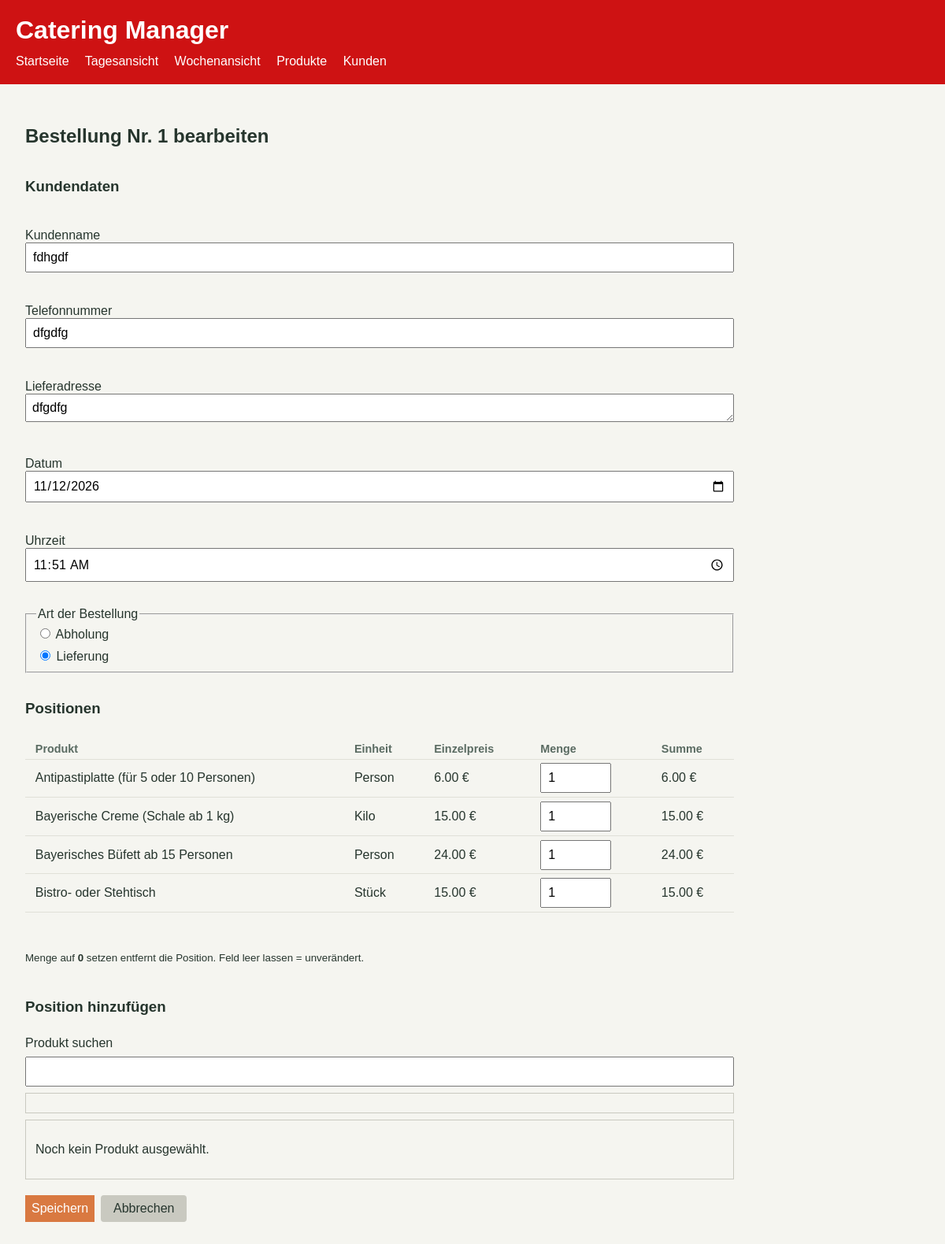
Screenshot of /bestellungen/1/bearbeiten with the database file from the repository.
### tables this page shows
CREATE TABLE orders (
  id INTEGER PRIMARY KEY,
  customer_name TEXT NOT NULL,
  customer_phone TEXT NOT NULL,
  delivery_address TEXT,
  order_date TEXT NOT NULL,
  order_time TEXT NOT NULL,
  fulfillment_type TEXT NOT NULL CHECK (fulfillment_type IN ('abholung', 'lieferung')),
  created_at TEXT NOT NULL DEFAULT CURRENT_TIMESTAMP
);

CREATE TABLE order_items (
  id INTEGER PRIMARY KEY,
  order_id INTEGER NOT NULL,
  product_id INTEGER NOT NULL,
  quantity INTEGER NOT NULL CHECK (quantity > 0),
  unit_price_cents INTEGER NOT NULL CHECK (unit_price_cents >= 0), bundle_id INTEGER,
  FOREIGN KEY (order_id) REFERENCES orders(id) ON DELETE CASCADE,
  FOREIGN KEY (product_id) REFERENCES products(id) ON DELETE RESTRICT
);

CREATE TABLE products (
  id INTEGER PRIMARY KEY,
  name TEXT NOT NULL,
  price_cents INTEGER NOT NULL CHECK (price_cents >= 0),
  unit TEXT NOT NULL DEFAULT 'Stück',
  tax_rate INTEGER NOT NULL CHECK (tax_rate IN (7, 19)) DEFAULT 19,
  active INTEGER NOT NULL DEFAULT 1
, category_id INTEGER REFERENCES categories(id), bundle_persons INTEGER);

### app.py (the view, shortened to what this page needs)
@app.route("/bestellungen/<int:order_id>/bearbeiten", methods=["GET", "POST"])
def order_bearbeiten(order_id):
    connection = connect_db()
    order = connection.execute(
        "SELECT * FROM orders WHERE id = ?", (order_id,)
    ).fetchone()
    if order is None:
        connection.close()
        return redirect(url_for("day_view"))
    items = lade_positionen(connection, order_id)
    products = connection.execute(
        "SELECT id, name, price_cents, unit FROM products "
        "WHERE active = 1 ORDER BY name"
    ).fetchall()
    def zeige_formular(werte, positionen, fehler_text=None):
        connection.close()
        return render_template(
            "order_edit.html",
            order=werte,
            items=positionen,
            products=products,
            fehler=fehler_text,
        )
    if request.method == "GET":
        return zeige_formular(dict(order), [dict(i) for i in items])

### app.py (called while the page is built)
def connect_db():
    connection = sqlite3.connect(DB_PATH)
    connection.row_factory = sqlite3.Row
    connection.execute("PRAGMA foreign_keys = ON")
    return connection

def lade_positionen(connection, order_id):
    return connection.execute(
        """
        SELECT order_items.id, order_items.product_id, order_items.bundle_id,
               order_items.quantity, order_items.unit_price_cents,
               products.name, products.unit,
               bi.quantity_per_person AS per_person
        FROM order_items
        JOIN products ON products.id = order_items.product_id
        LEFT JOIN bundle_items bi
               ON bi.bundle_id = order_items.bundle_id
              AND bi.component_id = order_items.product_id
        WHERE order_items.order_id = ?
        ORDER BY order_items.id
        """,
        (order_id,),
    ).fetchall()

### templates/order_edit.html (shortened to what this page needs)
<!doctype html>
<html lang="de">
  <head>
    <link rel="stylesheet" href="/style.css">
  </head>
  <body>
    <header>
      <h1>Catering Manager</h1>
      <nav>
        <a href="/">Startseite</a>
        <a href="/tagesansicht">Tagesansicht</a>
        <a href="#">Wochenansicht</a>
        <a href="/produkte">Produkte</a>
        <a href="/kunden">Kunden</a>
      </nav>
    </header>
    <main>
      <h2>Bestellung Nr. {{ order['id'] }} bearbeiten</h2>
      <form class="form-breit" method="post"
            action="/bestellungen/{{ order['id'] }}/bearbeiten">
        <h3>Kundendaten</h3>
        <p>
          <label for="customer_name">Kundenname</label><br>
          <input type="text" id="customer_name" name="customer_name"
                 value="{{ order['customer_name'] }}" required>
        </p>
        <p>
          <label for="customer_phone">Telefonnummer</label><br>
          <input type="tel" id="customer_phone" name="customer_phone"
                 value="{{ order['customer_phone'] }}" required>
        </p>
        <p>
          <label for="delivery_address">Lieferadresse</label><br>
          <textarea id="delivery_address" name="delivery_address"
                    rows="1">{{ order['delivery_address'] or '' }}</textarea>
        </p>
        <p>
          <label for="order_date">Datum</label><br>
          <input type="date" id="order_date" name="order_date"
                 value="{{ order['order_date'] }}" required>
        </p>
        <p>
          <label for="order_time">Uhrzeit</label><br>
          <input type="time" id="order_time" name="order_time"
                 value="{{ order['order_time'] }}" required>
        </p>
        <fieldset>
          <legend>Art der Bestellung</legend>
          <label>
            <input type="radio" name="fulfillment_type" value="abholung"
                   {% if order['fulfillment_type'] == 'abholung' %}checked{% endif %} required>
            Abholung
          </label>
          <label>
            <input type="radio" name="fulfillment_type" value="lieferung"
                   {% if order['fulfillment_type'] == 'lieferung' %}checked{% endif %}>
            Lieferung
          </label>
        </fieldset>
        <h3>Positionen</h3>
        {% if items %}
          <table>
            <thead>
              <tr>
                <th>Produkt</th>
                <th>Einheit</th>
                <th>Einzelpreis</th>
                <th>Menge</th>
                <th>Summe</th>
              </tr>
            </thead>
            <tbody>
              {% for item in items %}
                <tr>
                  <td>{% if item['bundle_id'] %}↳ {% endif %}{{ item['name'] }}</td>
                  <td>{{ item['unit'] }}</td>
                  <td>{{ '%.2f'|format(item['unit_price_cents'] / 100) }} €</td>
                  <td>
                    <input class="mengenfeld" type="number"
                          id="menge_{{ item['id'] }}"
                          name="menge_{{ item['id'] }}"
                          min="0" value="{{ item['quantity'] }}"
                          data-product-id="{{ item['product_id'] }}"
                          data-alt="{{ item['quantity'] }}"
                          >
                  </td>
                  <td>{{ '%.2f'|format(item['quantity'] * item['unit_price_cents'] / 100) }} €</td>
                </tr>
              {% endfor %}
            </tbody>
          </table>
          <p><small>
            Menge auf <strong>0</strong> setzen entfernt die Position.
            Feld leer lassen = unverändert.
          </small></p>
        {% else %}
          <p>Diese Bestellung hat keine Positionen.</p>
        {% endif %}
        <h3>Position hinzufügen</h3>
        <label for="produktsuche">Produkt suchen</label>
        <input id="produktsuche" type="search" autocomplete="off">
        <div id="suchergebnisse" class="suchergebnisse"></div>
        <div id="neue-positionen" class="ausgewaehlte-produkte">
          <p id="keine-neuen">Noch kein Produkt ausgewählt.</p>
        </div>
        <div class="button-gruppe">
          <button type="submit">Speichern</button>
          <a class="abbrechen" href="/tagesansicht?date={{ order['order_date'] }}">
            Abbrechen
          </a>
        </div>
      </form>
    </main>
  </body>
</html>

### rows the page displays
orders: id "1", customer_name "fdhgdf", customer_phone "dfgdfg", delivery_address "dfgdfg", order_date "11/12/2026", order_time "11:51", fulfillment_type "☐ Abholung", fulfillment_type "☑ Lieferung"
order_items: name "Antipastiplatte (für 5 oder 10 Personen)", unit "Person", item['unit_price_cents']/100 "6.00", id "1", item['quantity']*item['unit_price_cents']/100 "6.00"
order_items: name "Bayerische Creme (Schale ab 1 kg)", unit "Kilo", item['unit_price_cents']/100 "15.00", quantity "1", item['quantity']*item['unit_price_cents']/100 "15.00"
order_items: name "Bayerisches Büfett ab 15 Personen", unit "Person", item['unit_price_cents']/100 "24.00", quantity "1", item['quantity']*item['unit_price_cents']/100 "24.00"
order_items: name "Bistro- oder Stehtisch", unit "Stück", item['unit_price_cents']/100 "15.00", quantity "1", item['quantity']*item['unit_price_cents']/100 "15.00"
